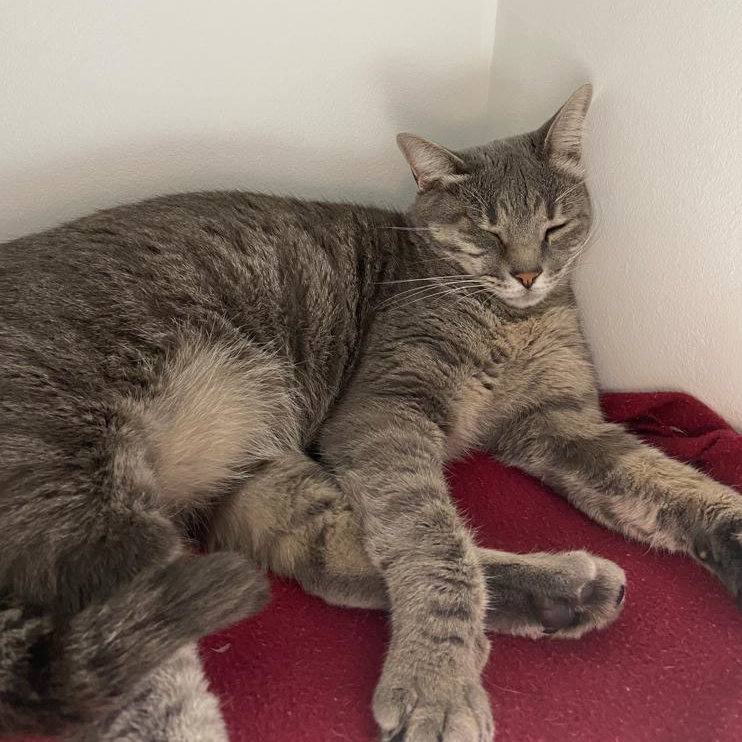
#> input picture mila.png, 742 x 742 px, given in place of mila.jpg, which was not available
$ python convolution.py
#> lines starting #> are read from the running program, lines starting #| are printed output that depends on the picture; pictures that were not available may be replaced by others from this repository, and a replacement may not be noted
### conv/pooling.py
import numpy as np
import math

def maxpooling(img: np.array, pool_size: tuple, stride: int) -> np.array:
    m, n = img.shape
    p, q = pool_size

    result_m = math.ceil(((m - p) / stride) + 1)
    result_n = math.ceil(((n - q) / stride) + 1)

    result = np.empty((result_m, result_n), dtype=int)

    for i in range(0, m - p + 1, stride):
        for j in range(0, n - q + 1, stride):
            result[i//stride][j//stride] = np.max(img[i:p+i, j:q+j])

    return result

# [11 lines that do not run on import are left out]

### convolution.py
import numpy as np
from scipy.signal import convolve2d
from PIL import Image
import math

# MaxPooling
import pooling as pl

# Open the image file
img = Image.open("mila.jpg")
#> img is the input picture: PIL image 742x742 RGB; mean R, G, B 130.7, 110.1, 101.2
img = img.convert("L")
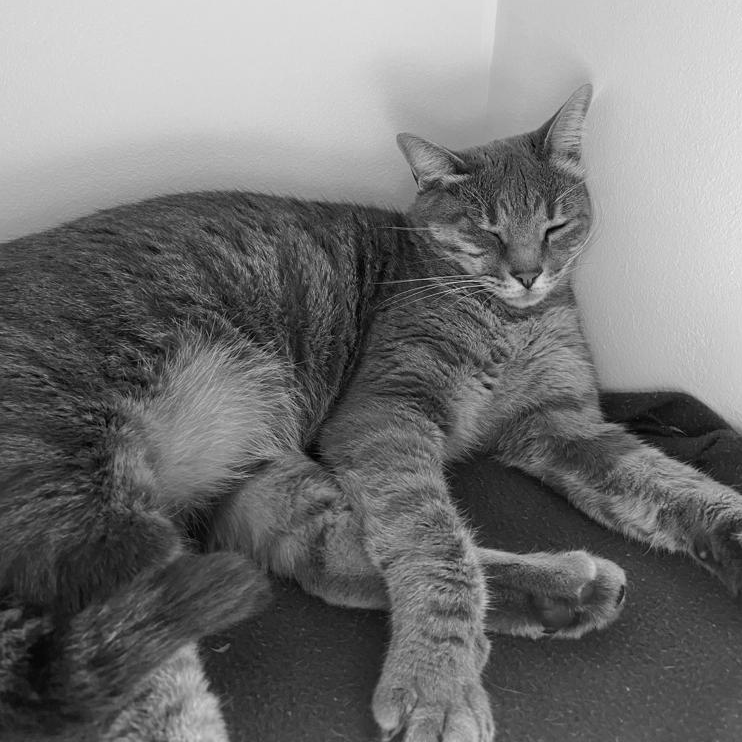
#> img: PIL image 742x742 L; min 0, max 239, mean 115.2
img = np.array(img)

'''img = np.array([[1, 2, 3],
                  [4, 5, 6],
                  [7, 8, 9]])'''

# Gaussian blur 3x3 kernel
blur = np.array([[1, 2, 1],
                [2, 4, 2],
                [1, 2, 1]]) / 16

# Edge detection kernel
edge = np.array([[-1, -1, -1],
                [-1, 8, -1],
                [-1, -1, -1]])

# Sharpen kernel
sharpen = np.array([[0, -1, 0],
                    [-1, 5, -1],
                    [0, -1, 0]])

# Identity kernel
identity = np.array([[0, 0, 0],
                    [0, 1, 0],
                    [0, 0, 0]])

laplace_gauss = np.array([[0, 0, -1, 0, 0],
                          [0, -1, -2, -1, 0],
                          [-1, -2, 16, -2, -1],
                          [0, -1, -2, -1, 0],
                          [0, 0, -1, 0, 0]])

def convolve(img: np.array, kernel: np.array, stride: int = 1, padding: int = 1) -> np.array:

    # Rotaciona o kernel em 180 graus
#> called with kernel = array of shape (5, 5), stride = 1, padding = 1
    kernel = np.rot90(kernel, 2)

    # Padding
    img_padded = np.pad(
        img, ((padding, padding), (padding, padding)), mode='constant')

    m, n = img.shape
#> m = 742; n = 742
    p, q = kernel.shape

    result_m = math.ceil((m - p + 2*padding) / stride)
#> result_m = 739
    result_n = math.ceil((n - q + 2*padding) / stride)
#> result_n = 739

    result = np.empty((result_m, result_n), dtype=int)

    # Convolution
    for i in range(0, m - p + 1, stride):
        for j in range(0, n - q + 1, stride):
            result[i][j] = np.sum(img_padded[i:p+i, j:q+j] * kernel)
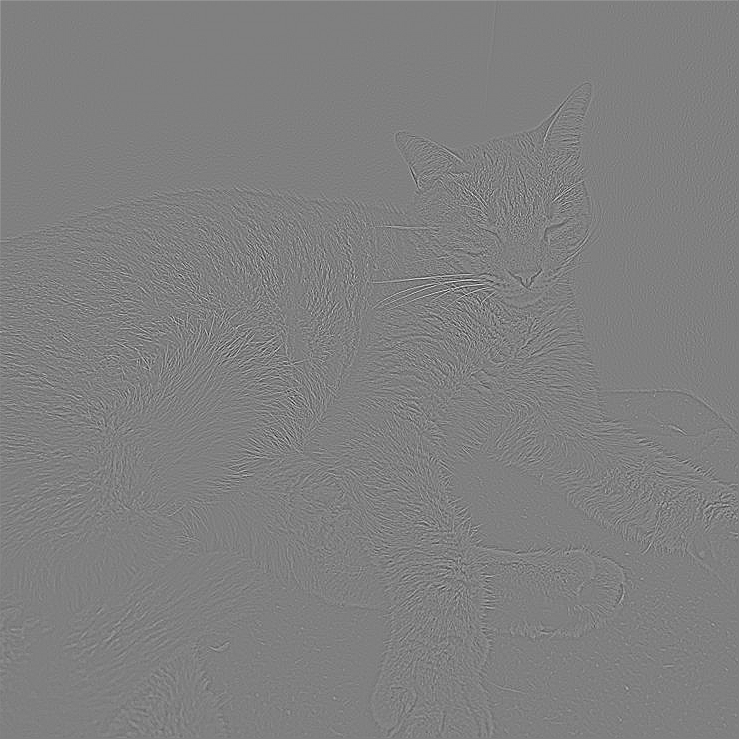
#> result: shape (739, 739) int64; min -1515, max 1502, mean 0.4; drawn with min black and max white


    return result

# Teste

kernel = laplace_gauss

m = convolve(img, kernel, stride=1, padding=1)
m = pl.maxpooling(m, (5, 5), 1)
#> after the loop in maxpooling, `for i in range(0, m - p + 1, stride):`:
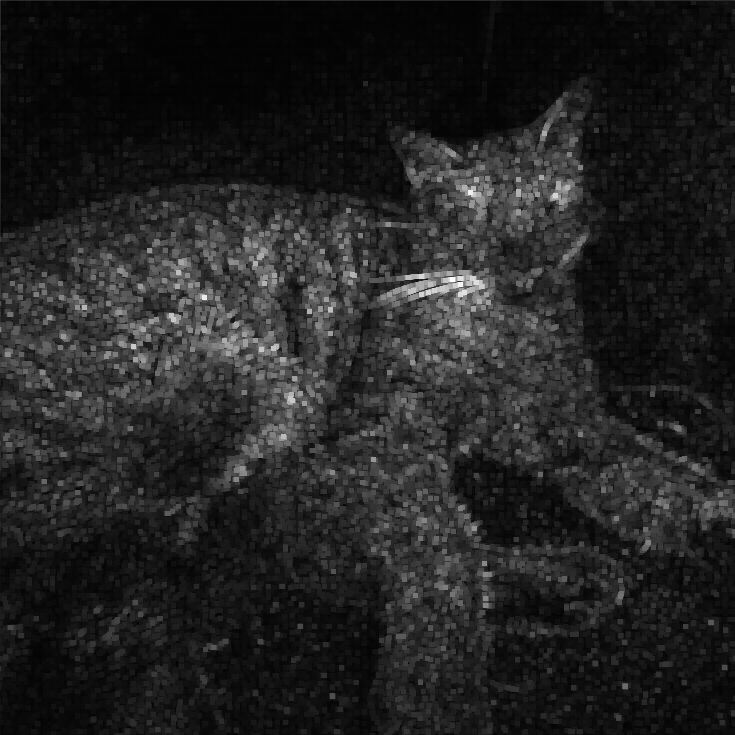
#> result: shape (735, 735) int64; min -20, max 1502, mean 189.7; drawn with min black and max white

#> (the run stopped early here; a loop or call above may not have finished)

$ run again, with puc.png copied over mila.png
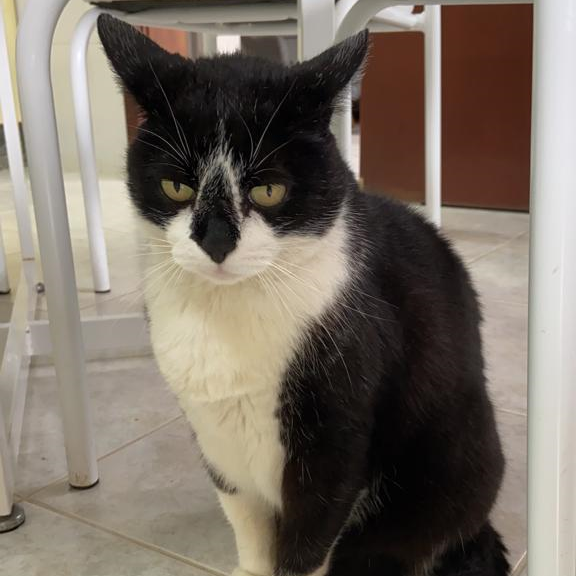
#> input picture puc.png, 576 x 576 px, given in place of mila.jpg, which was not available
#> img is the input picture: PIL image 576x576 RGB; mean R, G, B 120.8, 111.1, 100.6
#> img: PIL image 576x576 L
#> after the loop in convolve, `for i in range(0, m - p + 1, stride):`:
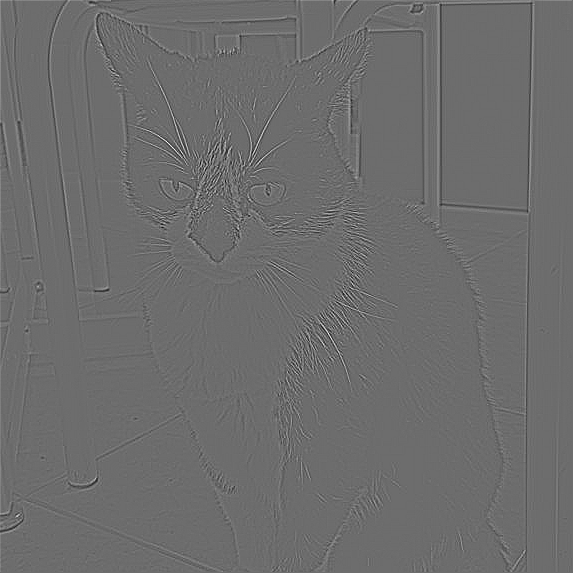
#> result: shape (573, 573) int64; min -914, max 1224, mean 0.5; drawn with min black and max white
#> after the loop in maxpooling, `for i in range(0, m - p + 1, stride):`:
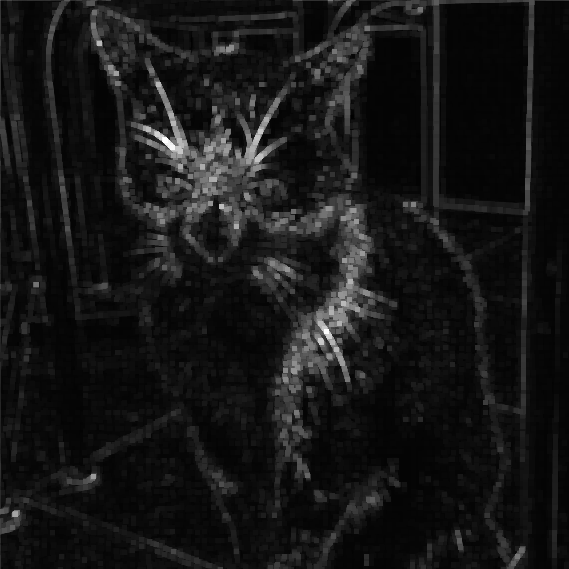
#> result: shape (569, 569) int64; min -20, max 1224, mean 90.4; drawn with min black and max white
